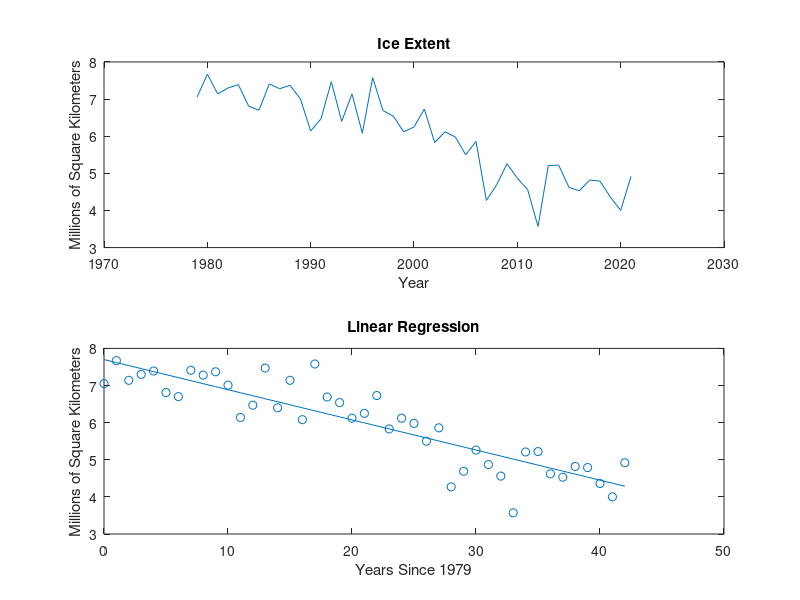

This figure's MATLAB source:
clear;clc;close all;

%%Arctic Ice Extent

%Load Data
load arctic_sea_ice_extent.txt
year = arctic_sea_ice_extent(:,1);
extent = arctic_sea_ice_extent(:,3);

%Linear Regression
years = year - 1979;
m = (43*sum(years.*extent)-(sum(years)*sum(extent)))/(43*sum(years.^2)-(sum(years))^2);
b = (sum(extent)-m*sum(years))/43;
regression = m * years + b;

%Figure
figure()
subplot(2,1,1)
plot(year,extent)
xlabel('Year')
ylabel('Millions of Square Kilometers')
title('Ice Extent')

subplot(2,1,2)
plot(years,regression)
hold on
subplot(2,1,2)
scatter(years,extent)
xlabel('Years Since 1979')
ylabel('Millions of Square Kilometers')
title('Linear Regression')

%Prediction
yearinput = input('Enter Year to Predict Ice Extent: ');
xval = yearinput - 1979;
prediction = m * xval + b;
disp(['There will be an estimated amount of ',num2str(prediction),...
    ' Million Kilometers of Ice in the Arctic in ',num2str(yearinput),...
    ' at the current rate of decrease.'])
